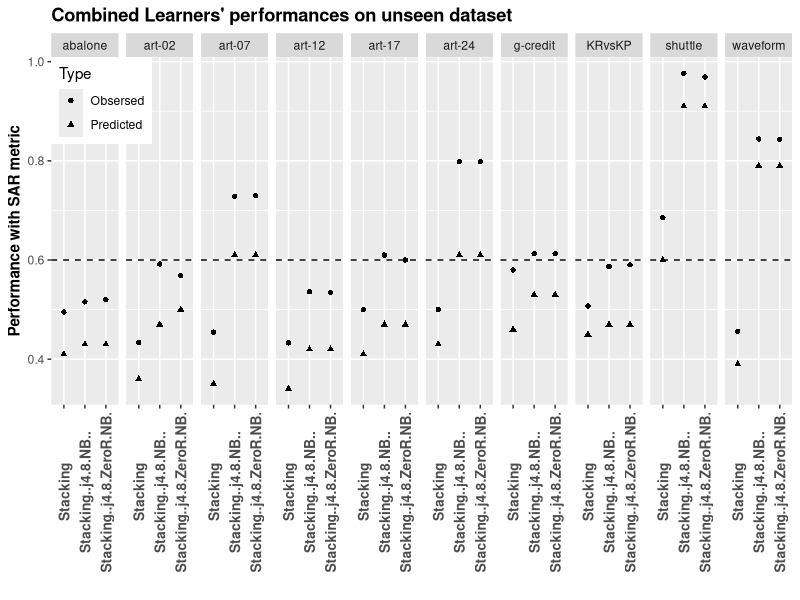

Write R code to recreate this figure.
# plot combined Learner for paper
# Author: Tri doan
# Date: Jan 14, 2015

library(ggplot2)
library(reshape2)
setwd("c:/algorithmSelection")
#setwd("c:/algoSelecMeta")
df <- read.csv("graph3.csv")

df <- melt(df,id=c('Dataset','Type'))
# generate dot plot 

p <- ggplot(df, aes(x=variable, y=value)) + geom_point(aes(shape=Type),stat="identity") + 
  ylab("Performance with SAR metric") + theme(axis.title.y=element_text(face='bold'))+
  theme(plot.title = element_text(lineheight=.8, face="bold")) +
  theme(axis.text.x=element_text(angle=90, size=10, face="bold",vjust=0.5)) +
  ggtitle("Combined Learners' performances on unseen dataset") +  facet_grid(. ~ Dataset)  + 
  labs(x = "") + geom_hline(aes(yintercept=0.6), colour="black", linetype="dashed") +
  theme(legend.position=c(0,1),legend.justification=c(0,1))
  
  
pdf("combinedLearner.pdf", width=6, height=5)
print(p)
dev.off()

